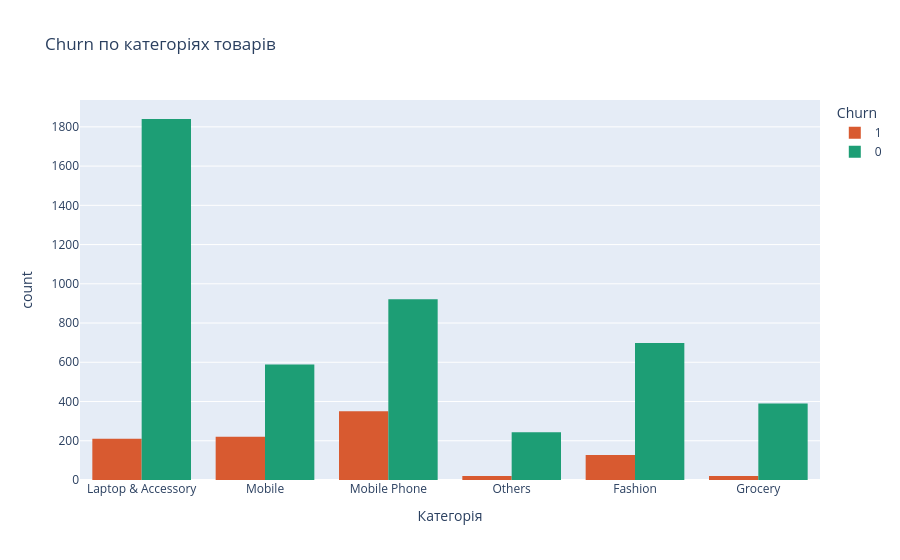

The notebook cell saved with this chart:
### Code cell
fig = px.histogram(
    df, x='PreferedOrderCat', color='Churn',
    barmode='group',
    title='Churn по категоріях товарів',
    labels={'PreferedOrderCat': 'Категорія', 'count': 'Кількість'},
    color_discrete_map={0: '#1D9E75', 1: '#D85A30'}
)
fig.show()

### Figure 1 — Plotly figure (JSON) as saved in the notebook; plotly's stock layout.template omitted (floating-point values rounded to 4 significant figures; data arrays with more than 128 entries replaced by an {"elided": "..."} marker saying what was removed)
{"data": [{"alignmentgroup": "True", "bingroup": "x", "hovertemplate": "Churn=1<br>Категорія=%{x}<br>count=%{y}<extra></extra>", "legendgroup": "1", "marker": {"color": "#D85A30", "pattern": {"shape": ""}}, "name": "1", "offsetgroup": "1", "orientation": "v", "showlegend": true, "type": "histogram", "x": {"elided": "948 str values"}, "xaxis": "x", "yaxis": "y"}, {"alignmentgroup": "True", "bingroup": "x", "hovertemplate": "Churn=0<br>Категорія=%{x}<br>count=%{y}<extra></extra>", "legendgroup": "0", "marker": {"color": "#1D9E75", "pattern": {"shape": ""}}, "name": "0", "offsetgroup": "0", "orientation": "v", "showlegend": true, "type": "histogram", "x": {"elided": "4682 str values"}, "xaxis": "x", "yaxis": "y"}], "layout": {"barmode": "group", "legend": {"title": {"text": "Churn"}, "tracegroupgap": 0}, "title": {"text": "Churn по категоріях товарів"}, "xaxis": {"anchor": "y", "domain": [0, 1], "title": {"text": "Категорія"}}, "yaxis": {"anchor": "x", "domain": [0, 1], "title": {"text": "count"}}}}
